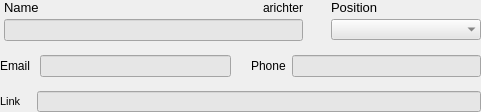
<?xml version="1.0" encoding="UTF-8"?>
<ui version="4.0">
 <class>wgUser</class>
 <widget class="QWidget" name="wgUser">
  <property name="geometry">
   <rect>
    <x>0</x>
    <y>0</y>
    <width>481</width>
    <height>112</height>
   </rect>
  </property>
  <property name="windowTitle">
   <string>Form</string>
  </property>
  <property name="styleSheet">
   <string notr="true"/>
  </property>
  <layout class="QHBoxLayout" name="horizontalLayout">
   <property name="spacing">
    <number>0</number>
   </property>
   <property name="margin">
    <number>0</number>
   </property>
   <item>
    <widget class="QWidget" name="form2" native="true">
     <layout class="QVBoxLayout" name="verticalLayout_5">
      <property name="spacing">
       <number>4</number>
      </property>
      <property name="sizeConstraint">
       <enum>QLayout::SetDefaultConstraint</enum>
      </property>
      <property name="margin">
       <number>0</number>
      </property>
      <item>
       <layout class="QHBoxLayout" name="horizontalLayout_7">
        <property name="bottomMargin">
         <number>0</number>
        </property>
        <item>
         <layout class="QFormLayout" name="formLayout_3">
          <property name="rightMargin">
           <number>0</number>
          </property>
          <item row="0" column="1">
           <layout class="QHBoxLayout" name="horizontalLayout_2">
            <property name="bottomMargin">
             <number>0</number>
            </property>
            <item>
             <widget class="QLabel" name="label_13">
              <property name="font">
               <font>
                <pointsize>10</pointsize>
               </font>
              </property>
              <property name="text">
               <string>Name</string>
              </property>
             </widget>
            </item>
            <item>
             <widget class="QLabel" name="lblUserId">
              <property name="toolTip">
               <string>user id</string>
              </property>
              <property name="layoutDirection">
               <enum>Qt::RightToLeft</enum>
              </property>
              <property name="text">
               <string>arichter</string>
              </property>
              <property name="alignment">
               <set>Qt::AlignRight|Qt::AlignTrailing|Qt::AlignVCenter</set>
              </property>
             </widget>
            </item>
           </layout>
          </item>
          <item row="1" column="1">
           <widget class="QLineEdit" name="edtUserName">
            <property name="minimumSize">
             <size>
              <width>0</width>
              <height>20</height>
             </size>
            </property>
            <property name="font">
             <font>
              <family>Ubuntu</family>
              <pointsize>10</pointsize>
             </font>
            </property>
            <property name="styleSheet">
             <string notr="true">background-color: rgb(230, 230, 230);
color: rgb(70, 70, 70);</string>
            </property>
           </widget>
          </item>
         </layout>
        </item>
        <item>
         <spacer name="horizontalSpacer_2">
          <property name="orientation">
           <enum>Qt::Horizontal</enum>
          </property>
          <property name="sizeType">
           <enum>QSizePolicy::Fixed</enum>
          </property>
          <property name="sizeHint" stdset="0">
           <size>
            <width>20</width>
            <height>10</height>
           </size>
          </property>
         </spacer>
        </item>
        <item>
         <layout class="QFormLayout" name="formLayout">
          <property name="fieldGrowthPolicy">
           <enum>QFormLayout::AllNonFixedFieldsGrow</enum>
          </property>
          <property name="rightMargin">
           <number>0</number>
          </property>
          <item row="1" column="1">
           <widget class="QComboBox" name="cbxUserPos">
            <property name="minimumSize">
             <size>
              <width>150</width>
              <height>20</height>
             </size>
            </property>
            <property name="font">
             <font>
              <family>Ubuntu</family>
              <pointsize>10</pointsize>
             </font>
            </property>
            <property name="styleSheet">
             <string notr="true">background-color: rgb(230, 230, 230);
color: rgb(70, 70, 70);</string>
            </property>
            <property name="maxVisibleItems">
             <number>100</number>
            </property>
            <property name="insertPolicy">
             <enum>QComboBox::InsertAlphabetically</enum>
            </property>
            <property name="iconSize">
             <size>
              <width>20</width>
              <height>20</height>
             </size>
            </property>
            <property name="duplicatesEnabled">
             <bool>false</bool>
            </property>
            <property name="frame">
             <bool>false</bool>
            </property>
           </widget>
          </item>
          <item row="0" column="1">
           <layout class="QHBoxLayout" name="horizontalLayout_8">
            <property name="bottomMargin">
             <number>0</number>
            </property>
            <item>
             <widget class="QLabel" name="label_16">
              <property name="font">
               <font>
                <pointsize>10</pointsize>
               </font>
              </property>
              <property name="text">
               <string>Position</string>
              </property>
             </widget>
            </item>
           </layout>
          </item>
         </layout>
        </item>
       </layout>
      </item>
      <item>
       <layout class="QHBoxLayout" name="horizontalLayout_15">
        <property name="spacing">
         <number>20</number>
        </property>
        <property name="topMargin">
         <number>10</number>
        </property>
        <property name="bottomMargin">
         <number>10</number>
        </property>
        <item>
         <layout class="QHBoxLayout" name="horizontalLayout_4">
          <property name="spacing">
           <number>10</number>
          </property>
          <property name="bottomMargin">
           <number>0</number>
          </property>
          <item>
           <widget class="QLabel" name="label_25">
            <property name="text">
             <string>Email</string>
            </property>
           </widget>
          </item>
          <item>
           <widget class="QLineEdit" name="edtUserMail">
            <property name="minimumSize">
             <size>
              <width>0</width>
              <height>16</height>
             </size>
            </property>
            <property name="styleSheet">
             <string notr="true">background-color: rgb(230, 230, 230);
color: rgb(70, 70, 70);</string>
            </property>
           </widget>
          </item>
         </layout>
        </item>
        <item>
         <layout class="QHBoxLayout" name="horizontalLayout_5">
          <property name="spacing">
           <number>6</number>
          </property>
          <property name="bottomMargin">
           <number>0</number>
          </property>
          <item>
           <widget class="QLabel" name="label_24">
            <property name="text">
             <string>Phone</string>
            </property>
           </widget>
          </item>
          <item>
           <widget class="QLineEdit" name="edtUserPhone">
            <property name="minimumSize">
             <size>
              <width>0</width>
              <height>16</height>
             </size>
            </property>
            <property name="styleSheet">
             <string notr="true">background-color: rgb(230, 230, 230);
color: rgb(70, 70, 70);</string>
            </property>
           </widget>
          </item>
         </layout>
        </item>
       </layout>
      </item>
      <item>
       <layout class="QHBoxLayout" name="horizontalLayout_6">
        <item>
         <widget class="QLabel" name="label_15">
          <property name="font">
           <font>
            <pointsize>8</pointsize>
           </font>
          </property>
          <property name="text">
           <string>Link    </string>
          </property>
         </widget>
        </item>
        <item>
         <widget class="QLineEdit" name="edtUserLink">
          <property name="minimumSize">
           <size>
            <width>0</width>
            <height>16</height>
           </size>
          </property>
          <property name="font">
           <font>
            <family>Ubuntu</family>
           </font>
          </property>
          <property name="styleSheet">
           <string notr="true">background-color: rgb(230, 230, 230);
color: rgb(70, 70, 70);</string>
          </property>
         </widget>
        </item>
       </layout>
      </item>
     </layout>
    </widget>
   </item>
  </layout>
 </widget>
 <resources>
  <include location="../../../../img/img.qrc"/>
 </resources>
 <connections/>
</ui>
